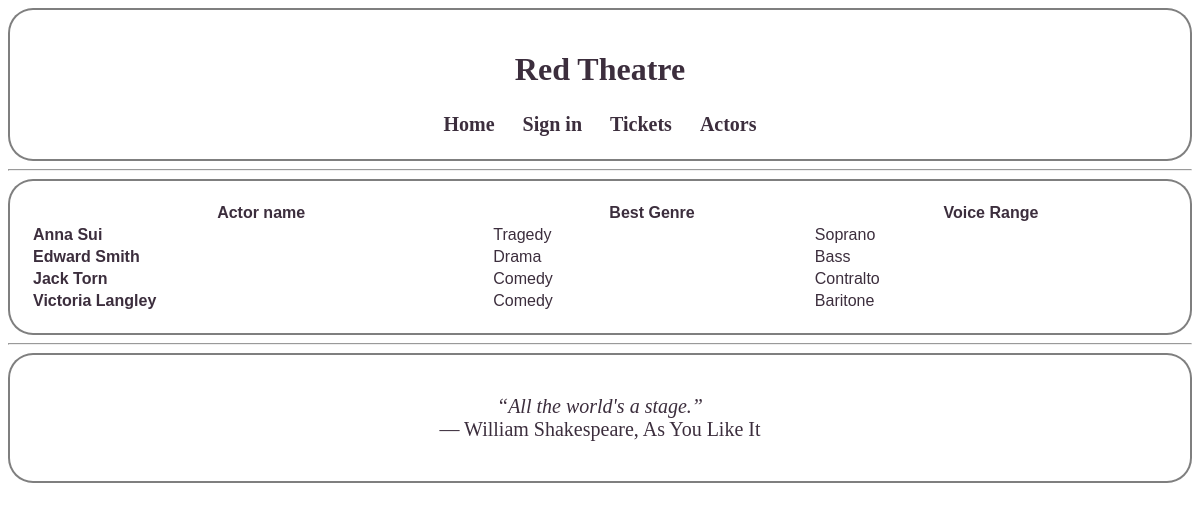
/actors/name, run on the app's committed database.
### models.py (models this page shows, shortened)
class Employee(db.Model):
    id = db.Column(db.Integer, primary_key=True, autoincrement=True)
    name = db.Column(db.String(64))
    birth = db.Column(db.DateTime)
    hire_date = db.Column(db.DateTime)
    sex = db.Column(db.String(1))
    payment = db.Column(db.Integer)
    children = db.Column(db.Integer)

class Genre(db.Model):
    id = db.Column(db.Integer, primary_key=True, autoincrement=True)
    name = db.Column(db.String(64))
    def __repr__(self):
        return self.name

class Voice(db.Model):
    id = db.Column(db.Integer, primary_key=True, autoincrement=True)
    name = db.Column(db.String(64))
    def __repr__(self):
        return self.name

### app.py (the view)
@app.route('/actors/<sort>')
def sorted_show_actors(sort):
    needed = list()
    if sort == 'genre':
        actors = models.Actor.query.order_by(models.Actor.best_genre)
    elif sort == 'voice':
        actors = models.Actor.query.order_by(models.Actor.voice_range)
    else:
        actors = models.Actor.query.join(models.Employee).order_by(models.Employee.name)
    for actor in actors:
        a = dict()
        a['name'] = str(models.Employee.query.get(actor.employee_id).name)
        a['genre'] = str(models.Genre.query.get(actor.best_genre))
        a['voice'] = str(models.Voice.query.get(actor.voice_range))
        a['page_id'] = actors_page_dir + str(actor.employee_id)
        needed.append(a)
    return render_template('actors.html', title='Actors', actors=needed)

### templates/actors.html
{% extends "base.html" %}
{% block content %}
    <div id="actors">
    <table style="width:100%">
        <tr>
            <th><a href="/actors/name">Actor name</a></th>
            <th><a href="/actors/genre">Best Genre</a></th>
            <th><a href="/actors/voice">Voice Range</a></th>
        </tr>
        {% for actor in actors %}
            <tr>
                <td><a href={{ actor.page_id }}>{{ actor.name }}</a></td>
                <td>{{ actor.genre }}</td>
                <td>{{ actor.voice }}</td>
            </tr>
        {% endfor %}
    </table>
    </div>
{% endblock %}

### static/style.css (style rules this page uses)
body { color: #3C2E3D; background-image: url("/static/images/body.png"); background-repeat: no-repeat; background-size: cover; }
a { display: inline-block; transition: .3s; font-weight:bold; text-decoration:none; color: #3C2E3D; }

### data on the page
Employee: name "Anna Sui"
Genre: genre "Tragedy"
Voice: voice "Soprano"
Employee: name "Edward Smith"
Genre: genre "Drama"
Voice: voice "Bass"
Employee: name "Jack Torn"
Genre: genre "Comedy" "Comedy"
Voice: voice "Contralto"
Employee: name "Victoria Langley"
Voice: voice "Baritone"
